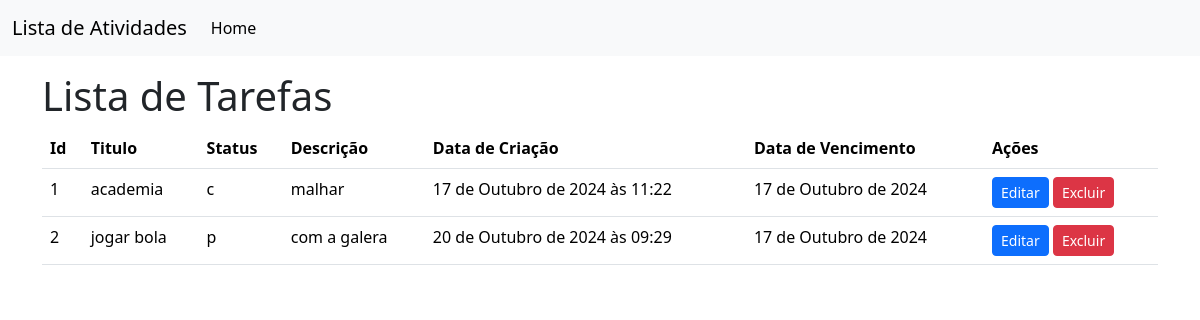
The app's page /, older data.
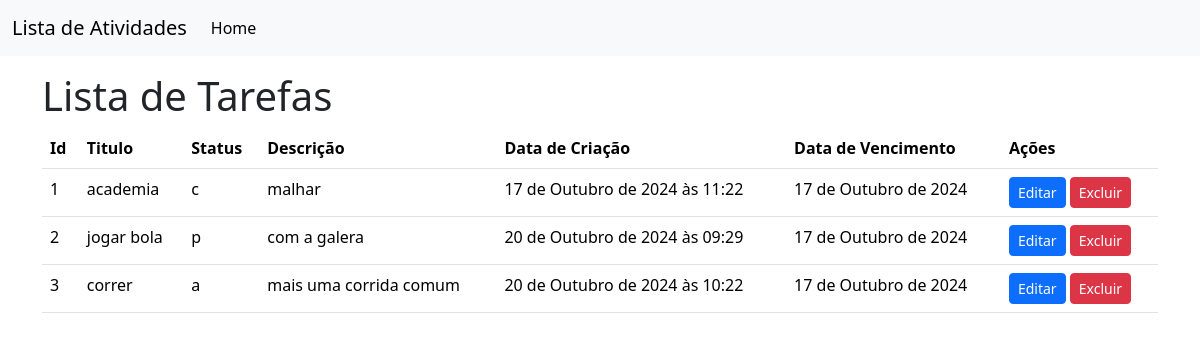
The same page, newer data.
### tasks/models.py (models this page shows, shortened)
class Task(models.Model):
    STATUS_CHOICES = [
        ('p', 'Pendente'),
        ('a', 'Em andamento'),
        ('c', 'Concluido'),
    ]
    title = models.CharField(max_length=255)
    description = models.TextField()
    status = models.CharField(max_length=1, choices = STATUS_CHOICES , default='p')
    created_at = models.DateTimeField(auto_now_add=True)
    due_date = models.DateField()

### tasks/views.py (the view)
# urls.py: path('',TaskListView.as_view(), name='task-list'),
class TaskListView(ListView):
    model = Task
    template_name = 'tasks/task_list.html'
    context_object_name = 'tasks'

### tasks/templates/tasks/task_list.html
{% extends "base.html" %}
{% block content %}
    <h1>Lista de Tarefas </h1>
    <table class="table">
  <thead>
    <tr>
      <th scope="col">Id</th>
      <th scope="col">Titulo</th>
      <th scope="col">Status</th>
      <th scope="col">Descrição</th>
      <th scope="col">Data de Criação</th>
      <th scope="col">Data de Vencimento</th>
      <th scope="col">Ações</th>
    </tr>
  </thead>
  <tbody>
    {% for task in  tasks %}
      <tr>
            <td>{{task.pk}}</td>
            <td>{{task.title}}</td>
            <td>{{task.status}}</td>
            <td>{{task.description}}</td>
            <td>{{task.created_at}}</td>
            <td>{{task.due_date}}</td>
            <td>
              <a href="{% url "task-edit" pk=task.pk %}" class="btn btn-primary btn-sm">Editar</a>
              <a href="#" class="btn btn-danger btn-sm">Excluir</a>
            </td>
        </tr>
    {% endfor %}
  </tbody>
</table>
{% endblock  %}

### tasks/templates/base.html (shortened to what this page needs)
<!DOCTYPE html>
<html lang="en">
  <head>
    <link
      href="https://cdn.jsdelivr.net/npm/bootstrap@5.3.3/dist/css/bootstrap.min.css"
      rel="stylesheet"
    />
  </head>
  <body>
    <nav class="navbar navbar-expand-lg bg-body-tertiary">
      <div class="container-fluid">
        <a class="navbar-brand" href="#">Lista de Atividades</a>
        <div class="collapse navbar-collapse" id="navbarNav">
          <ul class="navbar-nav">
            <li class="nav-item">
              <a class="nav-link active" aria-current="page" href="{% url "task-list" %}">Home</a>
            </li>
          </ul>
        </div>
      </div>
    </nav>
    <main class="container mt-3">
        {% block content %}
        {% endblock  %}
    </main>
  </body>
</html>

Row changes from the older to the newer data that the page shows:
added Task: pk "3", title "correr", status "a", description "mais uma corrida comum", created_at "20 de Outubro de 2024 às 10:22", due_date "17 de Outubro de 2024"
